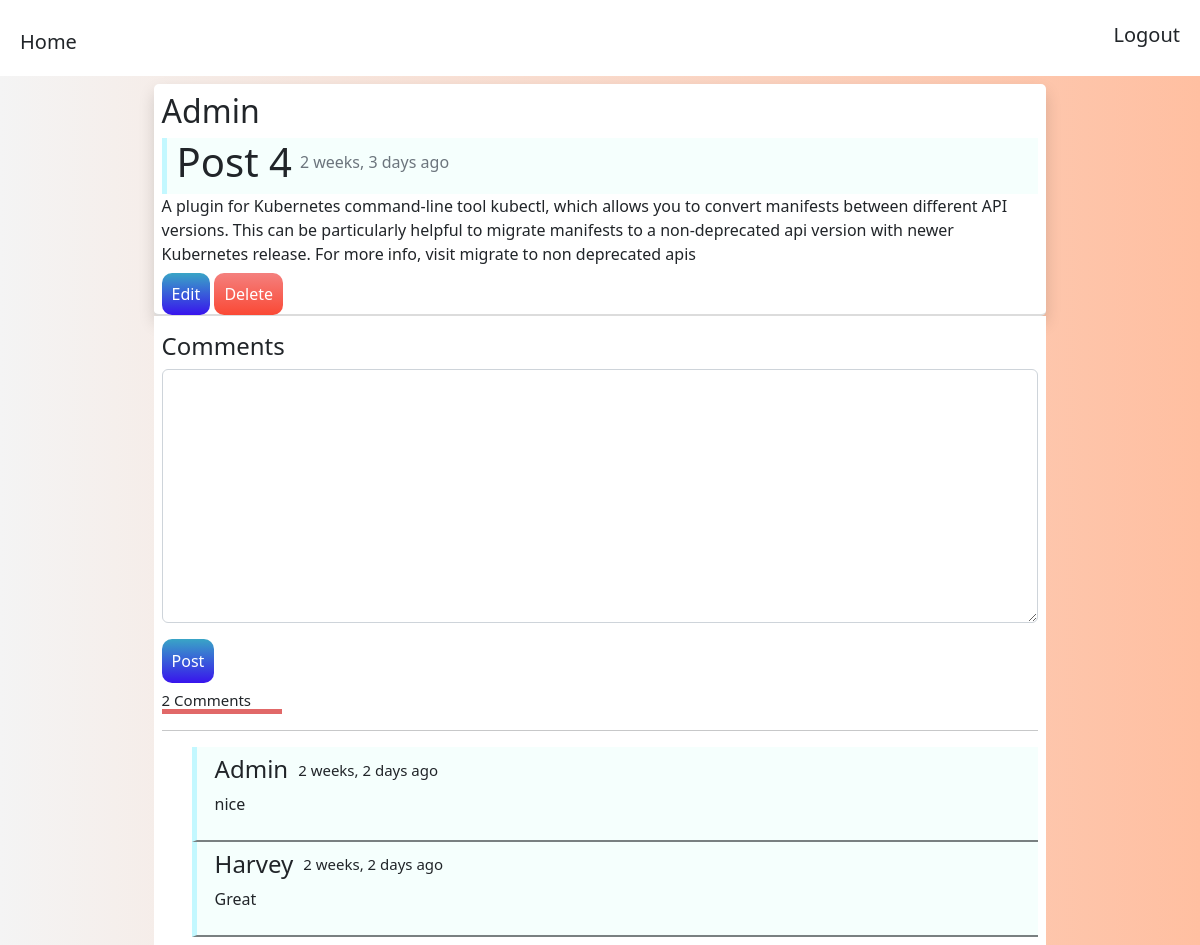
The page /posts/6 (signed in) on the database its author committed.
### blog/models.py (models this page shows, shortened)
class Post(models.Model):
    title = models.CharField(max_length=255)
    slug= models.SlugField()
    body = models.TextField()
    created = models.DateTimeField(auto_now_add=True)
    updated = models.DateTimeField(auto_now=True)
    author = models.ForeignKey(User,on_delete=models.CASCADE)
    class Meta:
        ordering =['-created']

class Comment(models.Model):
    body = models.TextField()
    post = models.ForeignKey(Post, on_delete=models.CASCADE,related_name='comments')
    author = models.ForeignKey(User, on_delete=models.CASCADE)
    created = models.DateTimeField(auto_now_add=True)
    updated = models.DateTimeField(auto_now=True)

### blog/views.py (the view)
# urls.py: path('posts/<int:pk>',views.post_detail,name='post-detail'),
@login_required
def post_detail(request, pk):
    post = get_object_or_404(Post, pk=pk)
    comments = post.comments.all()
    if request.method == 'POST':
        comment_form = CommentForm(request.POST)
        if comment_form.is_valid():
            new_comment = comment_form.save(commit=False)
            new_comment.author = request.user
            new_comment.post = post
            new_comment.save()
            return redirect(post.get_absolute_url())
    else:
        comment_form = CommentForm()
    context = {
        'post': post,
        'comments': comments,
        'comment_form': comment_form,
    }
    return render(request, 'blog/post_detail.html', context)

### blog/forms.py
class CommentForm(ModelForm):
    class Meta:
        model = Comment
        fields = ['body']

### blog/templates/blog/post_detail.html (shortened to what this page needs)
{% extends 'blog/base.html' %}
{% load crispy_forms_tags %}
{% block content %}
    <div class="container-e shadow p-2 border-radius mt-2 bg-white border-b-post">
        <div class="">
            <h2 class="">{{ post.author }}</h2>
        </div>
        <div class="flex border-left-5 bg-blue-200">
            <h1 class="ml-2">{{ post.title }}</h1>
            <p class="mr-2 mt-2 text-muted"> {{ post.created|timesince }} ago</p>
        </div>
        <p>{{ post.body }}</p>
        {% if request.user == post.author %}
        <a href="{% url 'post-update' post.pk %}" class="btn-Edit">Edit</a>
        <a href="{% url 'post-delete' post.pk %}" class="btn-delete">Delete</a>
    {% endif %}
    </div>
    <div class="container-e bg-white p-2">
        <h4 class="mt-2">Comments</h4>
        <form method="post" class="comment">
            {{comment_form|crispy}}
            <button class="btn-Edit">Post</button>
        </form>
        <h3 class="mt-2 border-b-comment fsz-15">{{comments.count}} Comment{{comments|pluralize}}</h3>
        <hr class="bg-gray-100 "/>
        {% for comment in comments %}
            <div class="border-left-5  bg-blue-200 ml-3 p-2 border-b-2">
                <div style="display:flex;align-items:center;">
                    <h4 class=" ml-2">{{comment.author}}</h4>
                    <h5 class=" ml-2" style="font-size:15px;">{{ comment.created|timesince }} ago</h5>
                </div>
                <p class=" ml-2">{{comment.body}}</p>
            </div>
        {% endfor %}
    </div>
{% endblock content %}

### blog/static/blog/css/style.css (style rules this page uses)
* { box-sizing: border-box; padding: 0; margin: 0; }
body { line-height: 1.55; font-family: "Poppins", sans-serif; color: rgb(36, 46, 41); background:linear-gradient(90deg,rgba(244, 244, 244),rgb(255, 191, 161)) ; }
.container-e { margin: auto; width: 80%; }
.shadow { box-shadow: 0px 0px 5px 0px rgb(234, 234, 234); }
.p-2 { padding: 20px; }
.border-radius { border-radius: 5px; }
.mt-2 { margin-top: 20px; }
.border-left-5 { border-left: 5px solid rgb(195, 248, 255); }
.ml-2 { margin-left: 10px; }
.mr-2 { margin-right: 10px; }
.flex { display: flex; align-items: center; gap: 0.5em; }
.bg-blue-200 { background-color: rgb(245, 255, 253); }
.bg-white { background-color: white; }
hr { color: rgb(255, 255, 255); }
.btn-Edit { text-decoration: none; background: linear-gradient(180deg,rgb(57, 165, 198),rgb(56, 20, 237)); padding: 10px; border-radius: 10px; color: white; font-weight: lighter; border: none; }
.btn-delete { text-decoration: none; background: linear-gradient(180deg,rgb(244, 128, 126),rgb(250, 73, 53)); padding: 10px; border-radius: 10px; color: white; font-weight: normal; border: none; }
.border-b-comment { border-bottom: 5px solid rgb(225, 104, 104); width:120px; }
.border-b-2 { border-bottom: 2px solid rgb(121, 128, 129); }
.border-b-post { border-bottom: 2px solid rgb(220, 220, 220); }
.ml-3 { margin-left: 30px; }
.fsz-15 { font-size: 15px!important; }

### rows shown on the page
Post: author "Admin", title "Post 4", created "2 weeks, 3 days", body "A plugin for Kubernetes command-line tool kubectl, which allows you to convert manifests between different API versions. This can be particularly helpful to migrate manifests to a non-deprecated api version with newer Kubernetes release. For more info, visit migrate to non deprecated apis", count "2"
Comment: author "Admin", created "2 weeks, 2 days", body "nice"
Comment: author "Harvey", created "2 weeks, 2 days", body "Great"
